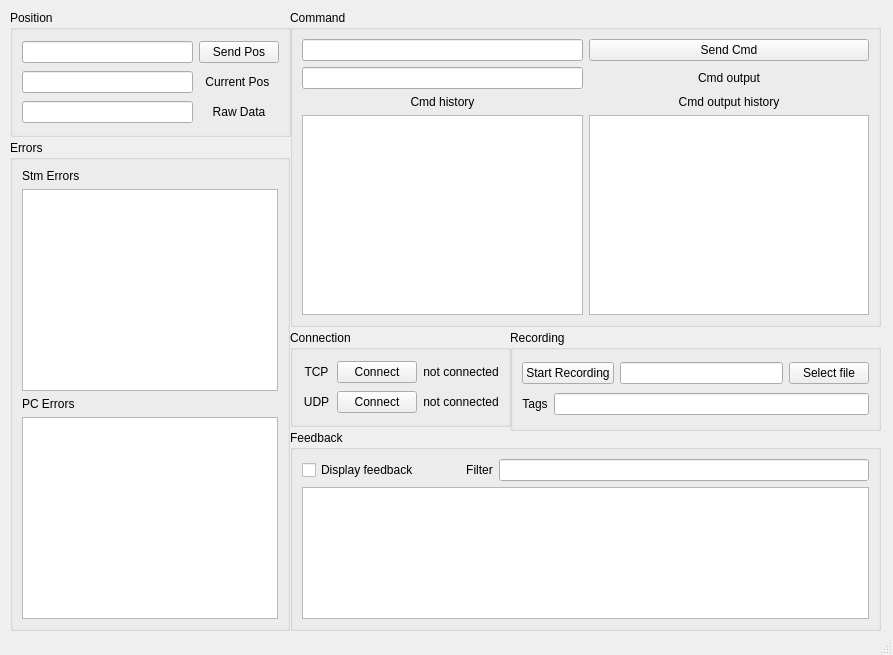
<?xml version="1.0" encoding="UTF-8"?>
<ui version="4.0">
 <class>RODRControlPanel</class>
 <widget class="QMainWindow" name="RODRControlPanel">
  <property name="geometry">
   <rect>
    <x>0</x>
    <y>0</y>
    <width>893</width>
    <height>655</height>
   </rect>
  </property>
  <property name="sizePolicy">
   <sizepolicy hsizetype="Fixed" vsizetype="Fixed">
    <horstretch>0</horstretch>
    <verstretch>0</verstretch>
   </sizepolicy>
  </property>
  <property name="windowTitle">
   <string>RODRControlPanel</string>
  </property>
  <widget class="QWidget" name="centralwidget">
   <widget class="QGroupBox" name="gbRec">
    <property name="geometry">
     <rect>
      <x>510</x>
      <y>330</y>
      <width>371</width>
      <height>101</height>
     </rect>
    </property>
    <property name="autoFillBackground">
     <bool>false</bool>
    </property>
    <property name="title">
     <string>Recording</string>
    </property>
    <layout class="QVBoxLayout" name="verticalLayout">
     <item>
      <layout class="QHBoxLayout" name="horizontalLayout_2">
       <item>
        <widget class="QPushButton" name="btnRecStart">
         <property name="cursor">
          <cursorShape>PointingHandCursor</cursorShape>
         </property>
         <property name="text">
          <string>Start Recording</string>
         </property>
        </widget>
       </item>
       <item>
        <widget class="QLineEdit" name="leRecTags_2">
         <property name="inputMask">
          <string comment="00.000"/>
         </property>
         <property name="text">
          <string/>
         </property>
        </widget>
       </item>
       <item>
        <widget class="QPushButton" name="btnRecSelectFile">
         <property name="cursor">
          <cursorShape>PointingHandCursor</cursorShape>
         </property>
         <property name="text">
          <string>Select file</string>
         </property>
        </widget>
       </item>
      </layout>
     </item>
     <item>
      <layout class="QHBoxLayout" name="horizontalLayout_3">
       <item>
        <widget class="QLabel" name="lblRecTags">
         <property name="sizePolicy">
          <sizepolicy hsizetype="Preferred" vsizetype="Maximum">
           <horstretch>0</horstretch>
           <verstretch>0</verstretch>
          </sizepolicy>
         </property>
         <property name="text">
          <string>Tags</string>
         </property>
         <property name="alignment">
          <set>Qt::AlignmentFlag::AlignCenter</set>
         </property>
         <property name="margin">
          <number>0</number>
         </property>
        </widget>
       </item>
       <item>
        <widget class="QLineEdit" name="leRecTags">
         <property name="inputMask">
          <string comment="00.000"/>
         </property>
         <property name="text">
          <string/>
         </property>
        </widget>
       </item>
      </layout>
     </item>
    </layout>
   </widget>
   <widget class="QGroupBox" name="gbFeed">
    <property name="geometry">
     <rect>
      <x>290</x>
      <y>430</y>
      <width>591</width>
      <height>201</height>
     </rect>
    </property>
    <property name="title">
     <string>Feedback</string>
    </property>
    <layout class="QVBoxLayout" name="verticalLayout_2">
     <item>
      <layout class="QHBoxLayout" name="horizontalLayout_4">
       <item>
        <widget class="QCheckBox" name="fbFeedDisp">
         <property name="cursor">
          <cursorShape>PointingHandCursor</cursorShape>
         </property>
         <property name="text">
          <string>Display feedback</string>
         </property>
        </widget>
       </item>
       <item>
        <spacer name="horizontalSpacer">
         <property name="orientation">
          <enum>Qt::Orientation::Horizontal</enum>
         </property>
         <property name="sizeType">
          <enum>QSizePolicy::Policy::Preferred</enum>
         </property>
         <property name="sizeHint" stdset="0">
          <size>
           <width>40</width>
           <height>20</height>
          </size>
         </property>
        </spacer>
       </item>
       <item>
        <widget class="QLabel" name="lblFeedTags">
         <property name="sizePolicy">
          <sizepolicy hsizetype="Preferred" vsizetype="Maximum">
           <horstretch>0</horstretch>
           <verstretch>0</verstretch>
          </sizepolicy>
         </property>
         <property name="text">
          <string>Filter</string>
         </property>
         <property name="alignment">
          <set>Qt::AlignmentFlag::AlignCenter</set>
         </property>
         <property name="margin">
          <number>0</number>
         </property>
        </widget>
       </item>
       <item>
        <widget class="QLineEdit" name="leFeedTags">
         <property name="inputMask">
          <string comment="00.000"/>
         </property>
         <property name="text">
          <string/>
         </property>
        </widget>
       </item>
      </layout>
     </item>
     <item>
      <widget class="QTableWidget" name="tableWidget"/>
     </item>
    </layout>
   </widget>
   <widget class="QGroupBox" name="gbConn">
    <property name="geometry">
     <rect>
      <x>290</x>
      <y>330</y>
      <width>221</width>
      <height>97</height>
     </rect>
    </property>
    <property name="title">
     <string>Connection</string>
    </property>
    <layout class="QGridLayout" name="gridLayout_3">
     <item row="0" column="0">
      <widget class="QLabel" name="lblConnTCP">
       <property name="sizePolicy">
        <sizepolicy hsizetype="Preferred" vsizetype="Maximum">
         <horstretch>0</horstretch>
         <verstretch>0</verstretch>
        </sizepolicy>
       </property>
       <property name="text">
        <string>TCP</string>
       </property>
       <property name="alignment">
        <set>Qt::AlignmentFlag::AlignCenter</set>
       </property>
       <property name="margin">
        <number>0</number>
       </property>
      </widget>
     </item>
     <item row="0" column="1">
      <widget class="QPushButton" name="btnConnectTCP">
       <property name="cursor">
        <cursorShape>PointingHandCursor</cursorShape>
       </property>
       <property name="text">
        <string>Connect</string>
       </property>
      </widget>
     </item>
     <item row="0" column="2">
      <widget class="QLabel" name="lblStatusTCP">
       <property name="sizePolicy">
        <sizepolicy hsizetype="Preferred" vsizetype="Maximum">
         <horstretch>0</horstretch>
         <verstretch>0</verstretch>
        </sizepolicy>
       </property>
       <property name="text">
        <string>not connected</string>
       </property>
       <property name="alignment">
        <set>Qt::AlignmentFlag::AlignCenter</set>
       </property>
       <property name="margin">
        <number>0</number>
       </property>
      </widget>
     </item>
     <item row="1" column="0">
      <widget class="QLabel" name="lblConnUDP">
       <property name="sizePolicy">
        <sizepolicy hsizetype="Preferred" vsizetype="Maximum">
         <horstretch>0</horstretch>
         <verstretch>0</verstretch>
        </sizepolicy>
       </property>
       <property name="text">
        <string>UDP</string>
       </property>
       <property name="alignment">
        <set>Qt::AlignmentFlag::AlignCenter</set>
       </property>
       <property name="margin">
        <number>0</number>
       </property>
      </widget>
     </item>
     <item row="1" column="1">
      <widget class="QPushButton" name="btnConnectUDP">
       <property name="cursor">
        <cursorShape>PointingHandCursor</cursorShape>
       </property>
       <property name="text">
        <string>Connect</string>
       </property>
      </widget>
     </item>
     <item row="1" column="2">
      <widget class="QLabel" name="lblStatusUDP">
       <property name="sizePolicy">
        <sizepolicy hsizetype="Preferred" vsizetype="Maximum">
         <horstretch>0</horstretch>
         <verstretch>0</verstretch>
        </sizepolicy>
       </property>
       <property name="text">
        <string>not connected</string>
       </property>
       <property name="alignment">
        <set>Qt::AlignmentFlag::AlignCenter</set>
       </property>
       <property name="margin">
        <number>0</number>
       </property>
      </widget>
     </item>
    </layout>
   </widget>
   <widget class="QGroupBox" name="gbErr">
    <property name="geometry">
     <rect>
      <x>10</x>
      <y>140</y>
      <width>280</width>
      <height>491</height>
     </rect>
    </property>
    <property name="title">
     <string>Errors</string>
    </property>
    <layout class="QVBoxLayout" name="verticalLayout_3">
     <item>
      <widget class="QLabel" name="lblErrorStm">
       <property name="sizePolicy">
        <sizepolicy hsizetype="Preferred" vsizetype="Maximum">
         <horstretch>0</horstretch>
         <verstretch>0</verstretch>
        </sizepolicy>
       </property>
       <property name="text">
        <string>Stm Errors</string>
       </property>
       <property name="alignment">
        <set>Qt::AlignmentFlag::AlignLeading|Qt::AlignmentFlag::AlignLeft|Qt::AlignmentFlag::AlignVCenter</set>
       </property>
       <property name="margin">
        <number>0</number>
       </property>
      </widget>
     </item>
     <item>
      <widget class="QListWidget" name="lsErrorStm"/>
     </item>
     <item>
      <widget class="QLabel" name="lblErrorPC">
       <property name="sizePolicy">
        <sizepolicy hsizetype="Preferred" vsizetype="Maximum">
         <horstretch>0</horstretch>
         <verstretch>0</verstretch>
        </sizepolicy>
       </property>
       <property name="text">
        <string>PC Errors</string>
       </property>
       <property name="alignment">
        <set>Qt::AlignmentFlag::AlignLeading|Qt::AlignmentFlag::AlignLeft|Qt::AlignmentFlag::AlignVCenter</set>
       </property>
       <property name="margin">
        <number>0</number>
       </property>
      </widget>
     </item>
     <item>
      <widget class="QListWidget" name="lsErrorPC"/>
     </item>
    </layout>
   </widget>
   <widget class="QGroupBox" name="gbCommand">
    <property name="geometry">
     <rect>
      <x>290</x>
      <y>10</y>
      <width>591</width>
      <height>317</height>
     </rect>
    </property>
    <property name="title">
     <string>Command</string>
    </property>
    <layout class="QGridLayout" name="gridLayout_2">
     <item row="0" column="0">
      <widget class="QLineEdit" name="leSendCmd">
       <property name="inputMask">
        <string comment="00.000"/>
       </property>
       <property name="text">
        <string/>
       </property>
      </widget>
     </item>
     <item row="0" column="1">
      <widget class="QPushButton" name="btnSendCmd">
       <property name="cursor">
        <cursorShape>PointingHandCursor</cursorShape>
       </property>
       <property name="text">
        <string>Send Cmd</string>
       </property>
      </widget>
     </item>
     <item row="1" column="0">
      <widget class="QLineEdit" name="leCmdOut">
       <property name="inputMask">
        <string comment="00.000"/>
       </property>
       <property name="text">
        <string/>
       </property>
       <property name="readOnly">
        <bool>true</bool>
       </property>
      </widget>
     </item>
     <item row="1" column="1">
      <widget class="QLabel" name="lblCmdOut">
       <property name="sizePolicy">
        <sizepolicy hsizetype="Preferred" vsizetype="Maximum">
         <horstretch>0</horstretch>
         <verstretch>0</verstretch>
        </sizepolicy>
       </property>
       <property name="text">
        <string>Cmd output</string>
       </property>
       <property name="alignment">
        <set>Qt::AlignmentFlag::AlignCenter</set>
       </property>
       <property name="margin">
        <number>0</number>
       </property>
      </widget>
     </item>
     <item row="2" column="0">
      <widget class="QLabel" name="lblCmdHist">
       <property name="sizePolicy">
        <sizepolicy hsizetype="Preferred" vsizetype="Maximum">
         <horstretch>0</horstretch>
         <verstretch>0</verstretch>
        </sizepolicy>
       </property>
       <property name="text">
        <string>Cmd history</string>
       </property>
       <property name="alignment">
        <set>Qt::AlignmentFlag::AlignCenter</set>
       </property>
       <property name="margin">
        <number>0</number>
       </property>
      </widget>
     </item>
     <item row="2" column="1">
      <widget class="QLabel" name="lblCmdOut_2">
       <property name="sizePolicy">
        <sizepolicy hsizetype="Preferred" vsizetype="Maximum">
         <horstretch>0</horstretch>
         <verstretch>0</verstretch>
        </sizepolicy>
       </property>
       <property name="text">
        <string>Cmd output history</string>
       </property>
       <property name="alignment">
        <set>Qt::AlignmentFlag::AlignCenter</set>
       </property>
       <property name="margin">
        <number>0</number>
       </property>
      </widget>
     </item>
     <item row="3" column="0">
      <widget class="QListWidget" name="lsCmdHist">
       <property name="sizePolicy">
        <sizepolicy hsizetype="Expanding" vsizetype="Minimum">
         <horstretch>0</horstretch>
         <verstretch>0</verstretch>
        </sizepolicy>
       </property>
      </widget>
     </item>
     <item row="3" column="1">
      <widget class="QListWidget" name="lsCmdOutHist">
       <property name="sizePolicy">
        <sizepolicy hsizetype="Expanding" vsizetype="Minimum">
         <horstretch>0</horstretch>
         <verstretch>0</verstretch>
        </sizepolicy>
       </property>
      </widget>
     </item>
    </layout>
   </widget>
   <widget class="QGroupBox" name="groupBox">
    <property name="geometry">
     <rect>
      <x>10</x>
      <y>10</y>
      <width>281</width>
      <height>127</height>
     </rect>
    </property>
    <property name="title">
     <string>Position</string>
    </property>
    <layout class="QGridLayout" name="gridLayout">
     <item row="0" column="1">
      <widget class="QPushButton" name="btnSendPos">
       <property name="cursor">
        <cursorShape>PointingHandCursor</cursorShape>
       </property>
       <property name="text">
        <string>Send Pos</string>
       </property>
      </widget>
     </item>
     <item row="1" column="1">
      <widget class="QLabel" name="lblRecPos">
       <property name="sizePolicy">
        <sizepolicy hsizetype="Preferred" vsizetype="Maximum">
         <horstretch>0</horstretch>
         <verstretch>0</verstretch>
        </sizepolicy>
       </property>
       <property name="text">
        <string>Current Pos </string>
       </property>
       <property name="alignment">
        <set>Qt::AlignmentFlag::AlignCenter</set>
       </property>
       <property name="margin">
        <number>0</number>
       </property>
      </widget>
     </item>
     <item row="2" column="0">
      <widget class="QLineEdit" name="leRecPos_4">
       <property name="inputMask">
        <string comment="00.000"/>
       </property>
       <property name="text">
        <string/>
       </property>
       <property name="readOnly">
        <bool>true</bool>
       </property>
      </widget>
     </item>
     <item row="1" column="0">
      <widget class="QLineEdit" name="leRecPos">
       <property name="inputMask">
        <string comment="00.000"/>
       </property>
       <property name="text">
        <string/>
       </property>
       <property name="readOnly">
        <bool>true</bool>
       </property>
      </widget>
     </item>
     <item row="2" column="1">
      <widget class="QLabel" name="lblRecRaw">
       <property name="sizePolicy">
        <sizepolicy hsizetype="Preferred" vsizetype="Maximum">
         <horstretch>0</horstretch>
         <verstretch>0</verstretch>
        </sizepolicy>
       </property>
       <property name="text">
        <string>Raw Data</string>
       </property>
       <property name="alignment">
        <set>Qt::AlignmentFlag::AlignCenter</set>
       </property>
       <property name="margin">
        <number>0</number>
       </property>
      </widget>
     </item>
     <item row="0" column="0">
      <widget class="QLineEdit" name="leSendPos">
       <property name="inputMask">
        <string comment="00.000"/>
       </property>
       <property name="text">
        <string/>
       </property>
      </widget>
     </item>
    </layout>
   </widget>
  </widget>
  <widget class="QStatusBar" name="statusbar"/>
 </widget>
 <tabstops>
  <tabstop>leSendPos</tabstop>
  <tabstop>leRecPos_4</tabstop>
  <tabstop>leRecPos</tabstop>
  <tabstop>btnSendPos</tabstop>
 </tabstops>
 <resources/>
 <connections/>
</ui>
